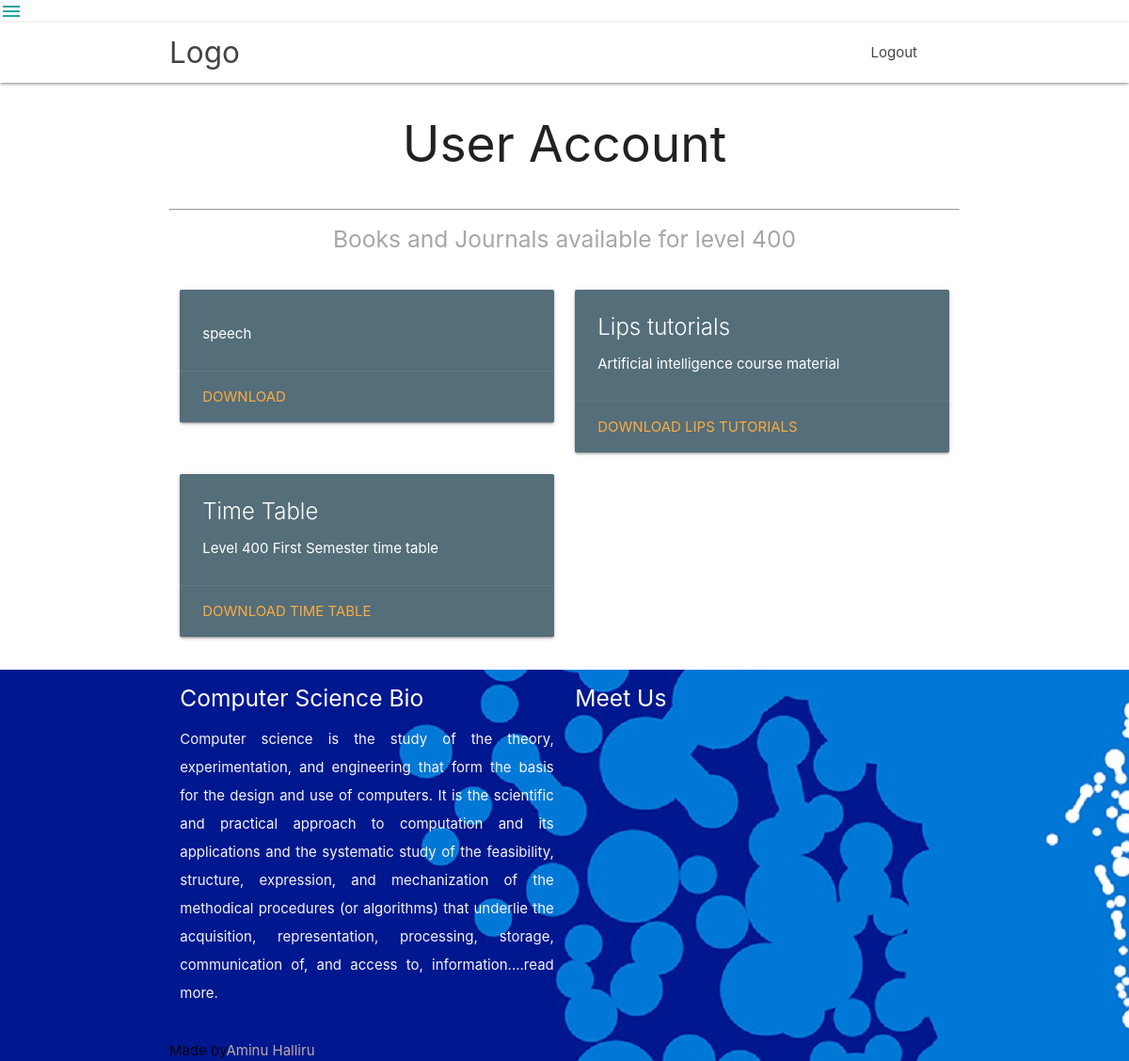
/user_dash.php (signed in), run on the app's committed database.
### tables this page shows
CREATE TABLE `materials` (
  `id` int(10) NOT NULL,
  `name` varchar(100) NOT NULL,
  `for_level` varchar(30) NOT NULL,
  `category` varchar(30) NOT NULL,
  `image` text NOT NULL,
  `description` text NOT NULL,
  `path` varchar(200) NOT NULL
);

### user_dash.php (the view, shortened to what this page needs)
<?php
include 'head.php';
include 'db/connection.php';
?>
<body>
<?php
include 'sidenav.php';
$for_level = $_SESSION['level'];
$sql  = mysqli_query($con, "SELECT * FROM materials where for_level = '$for_level' ");
?>
<div class="container">
  <div align="center" style="margin-bottom: 40px;"><h2>User Account</h2></div>
  <hr>
  <div class="row">
  	<h5 style="opacity: 0.4" align="center">Books and Journals available for level <span><?php echo $for_level ?></span></h5>
  	<br>
  	<?php while($row = mysqli_fetch_array($sql)) { ?>
  		<div class="col s12 m6">
      <div class="card blue-grey darken-1">
        <div class="card-content white-text">
          <span class="card-title"><?php echo $row['name']?> </span>
          <p><?php echo $row['description'] ?></p>
        </div>
        <div class="card-action">
          <a href="#">download <?php echo $row['name']; ?></a>
        </div>
      </div>
	</div>
   	<?php } ?>
  </div>
</div>
<?php
	include 'footer.php';
?>

### css/style.css (style rules this page uses)
p { line-height: 2rem; }

### data on the page
materials: description "speech"
materials: name "Lips tutorials", description "Artificial intelligence course material", name "LIPS TUTORIALS"
materials: name "Time Table", description "Level 400 First Semester time table", name "TIME TABLE"

### other printed values
$for_level "400"
